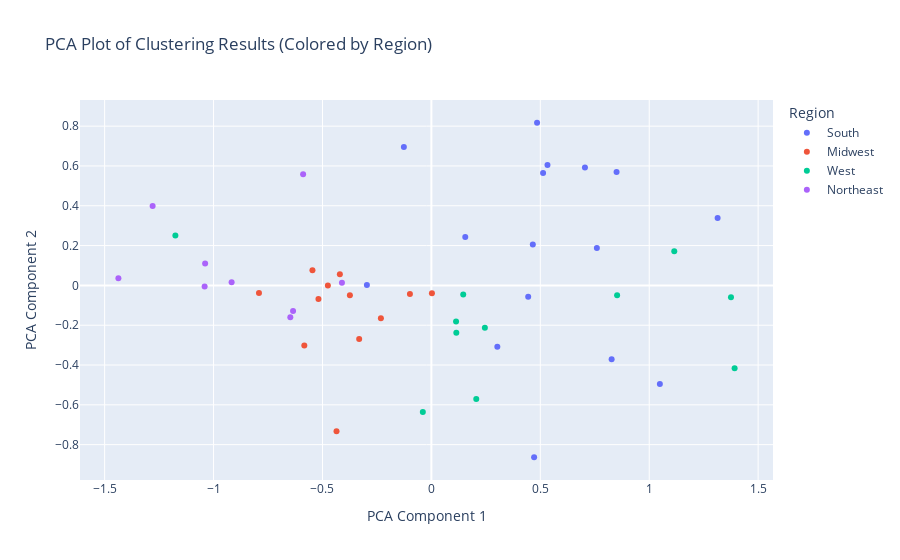

Notebook source saved alongside this figure:
### Code cell
def plot_clustering_on_scatter(corr_df):
    corr_matrix = corr_df.set_index('state').transpose() 

    corr_matrix_values = corr_matrix.values 
    row_linkage = sch.linkage(corr_matrix_values, method='average', metric='euclidean')
    col_linkage = sch.linkage(corr_matrix_values.T, method='average', metric='euclidean')

    row_dendro = sch.dendrogram(row_linkage, no_plot=True)  
    col_dendro = sch.dendrogram(col_linkage, no_plot=True) 

    row_order = row_dendro['leaves'] 
    col_order = col_dendro['leaves'] 

    reordered_corr = corr_matrix.iloc[row_order, col_order]

    pca = PCA(n_components=2) 
    pca_components = pca.fit_transform(reordered_corr.T) 
    pca_df = pd.DataFrame(data=pca_components, columns=['PCA1', 'PCA2'], index=reordered_corr.columns)


    pca_df['Region'] = pca_df.index.map(state_to_region)

    pca_df['State'] = pca_df.index

    fig = px.scatter(pca_df, x='PCA1', y='PCA2', color='Region', hover_data=['State', 'Region'],
                     title="PCA Plot of Clustering Results (Colored by Region)",
                     labels={'PCA1': 'PCA Component 1', 'PCA2': 'PCA Component 2'},
                     height=800)  

    for region in pca_df['Region'].unique():
        region_data = pca_df[pca_df['Region'] == region]
        
        cov_matrix = np.cov(region_data[['PCA1', 'PCA2']].T)
        mean = region_data[['PCA1', 'PCA2']].mean()
        
        eigvals, eigvecs = np.linalg.eigh(cov_matrix)

        angle = np.arctan2(*eigvecs[:, 0][::-1])
        angle = np.degrees(angle)

    fig.show()
    
plot_clustering_on_scatter(corr_df)

### Figure 1 — Plotly figure (JSON) as saved in the notebook; plotly's stock layout.template omitted (floating-point values rounded to 4 significant figures)
{"data": [{"customdata": [["Arkansas", "South"], ["Oklahoma", "South"], ["Kentucky", "South"], ["Mississippi", "South"], ["Louisiana", "South"], ["Maryland", "South"], ["West Virginia", "South"], ["Texas", "South"], ["South Carolina", "South"], ["Florida", "South"], ["North Carolina", "South"], ["Virginia", "South"], ["Georgia", "South"], ["Tennessee", "South"], ["Alabama", "South"], ["Delaware", "South"]], "hovertemplate": "Region=%{customdata[1]}<br>PCA Component 1=%{x}<br>PCA Component 2=%{y}<br>State=%{customdata[0]}<extra></extra>", "legendgroup": "South", "marker": {"color": "#636efa", "symbol": "circle"}, "mode": "markers", "name": "South", "orientation": "v", "showlegend": true, "type": "scatter", "x": [0.4444, 0.3028, 0.1555, -0.296, 0.4716, -0.1264, 1.049, 0.8274, 1.314, 0.5128, 0.8501, 0.5329, 0.4656, 0.7596, 0.7049, 0.4851], "xaxis": "x", "y": [-0.05655, -0.3087, 0.2436, 0.001887, -0.8633, 0.6949, -0.4955, -0.3712, 0.339, 0.5648, 0.5692, 0.6046, 0.2053, 0.1875, 0.5926, 0.8171], "yaxis": "y"}, {"customdata": [["Missouri", "Midwest"], ["North Dakota", "Midwest"], ["Iowa", "Midwest"], ["South Dakota", "Midwest"], ["Nebraska", "Midwest"], ["Minnesota", "Midwest"], ["Indiana", "Midwest"], ["Michigan", "Midwest"], ["Illinois", "Midwest"], ["Wisconsin", "Midwest"], ["Kansas", "Midwest"], ["Ohio", "Midwest"]], "hovertemplate": "Region=%{customdata[1]}<br>PCA Component 1=%{x}<br>PCA Component 2=%{y}<br>State=%{customdata[0]}<extra></extra>", "legendgroup": "Midwest", "marker": {"color": "#EF553B", "symbol": "circle"}, "mode": "markers", "name": "Midwest", "orientation": "v", "showlegend": true, "type": "scatter", "x": [0.002403, -0.2318, -0.3315, -0.09856, -0.5833, -0.546, -0.5184, -0.4752, -0.4202, -0.3741, -0.4355, -0.7915], "xaxis": "x", "y": [-0.03903, -0.1655, -0.2699, -0.04263, -0.302, 0.07616, -0.06773, -0.0007796, 0.0554, -0.04989, -0.733, -0.03834], "yaxis": "y"}, {"customdata": [["New Mexico", "West"], ["Montana", "West"], ["Washington", "West"], ["Colorado", "West"], ["Wyoming", "West"], ["Oregon", "West"], ["California", "West"], ["Idaho", "West"], ["Nevada", "West"], ["Arizona", "West"], ["Utah", "West"]], "hovertemplate": "Region=%{customdata[1]}<br>PCA Component 1=%{x}<br>PCA Component 2=%{y}<br>State=%{customdata[0]}<extra></extra>", "legendgroup": "West", "marker": {"color": "#00cc96", "symbol": "circle"}, "mode": "markers", "name": "West", "orientation": "v", "showlegend": true, "type": "scatter", "x": [0.2061, 0.1462, 0.2455, 0.1133, 0.1145, -0.03928, -1.175, 0.8525, 1.115, 1.392, 1.375], "xaxis": "x", "y": [-0.571, -0.04561, -0.2125, -0.1808, -0.2374, -0.6361, 0.2502, -0.04908, 0.1717, -0.416, -0.05936], "yaxis": "y"}, {"customdata": [["New York", "Northeast"], ["New Hampshire", "Northeast"], ["Maine", "Northeast"], ["Vermont", "Northeast"], ["Massachusetts", "Northeast"], ["Pennsylvania", "Northeast"], ["New Jersey", "Northeast"], ["Rhode Island", "Northeast"], ["Connecticut", "Northeast"]], "hovertemplate": "Region=%{customdata[1]}<br>PCA Component 1=%{x}<br>PCA Component 2=%{y}<br>State=%{customdata[0]}<extra></extra>", "legendgroup": "Northeast", "marker": {"color": "#ab63fa", "symbol": "circle"}, "mode": "markers", "name": "Northeast", "orientation": "v", "showlegend": true, "type": "scatter", "x": [-0.5889, -0.4106, -0.6476, -0.6349, -1.039, -1.041, -0.917, -1.437, -1.28], "xaxis": "x", "y": [0.5584, 0.01374, -0.1598, -0.1285, 0.1094, -0.005693, 0.01626, 0.03553, 0.3985], "yaxis": "y"}], "layout": {"autosize": true, "legend": {"title": {"text": "Region"}, "tracegroupgap": 0}, "title": {"text": "PCA Plot of Clustering Results (Colored by Region)"}, "xaxis": {"anchor": "y", "autorange": true, "domain": [0, 1], "range": [-1.609, 1.564], "title": {"text": "PCA Component 1"}, "type": "linear"}, "yaxis": {"anchor": "x", "autorange": true, "domain": [0, 1], "range": [-0.9694, 0.9231], "title": {"text": "PCA Component 2"}, "type": "linear"}}}
